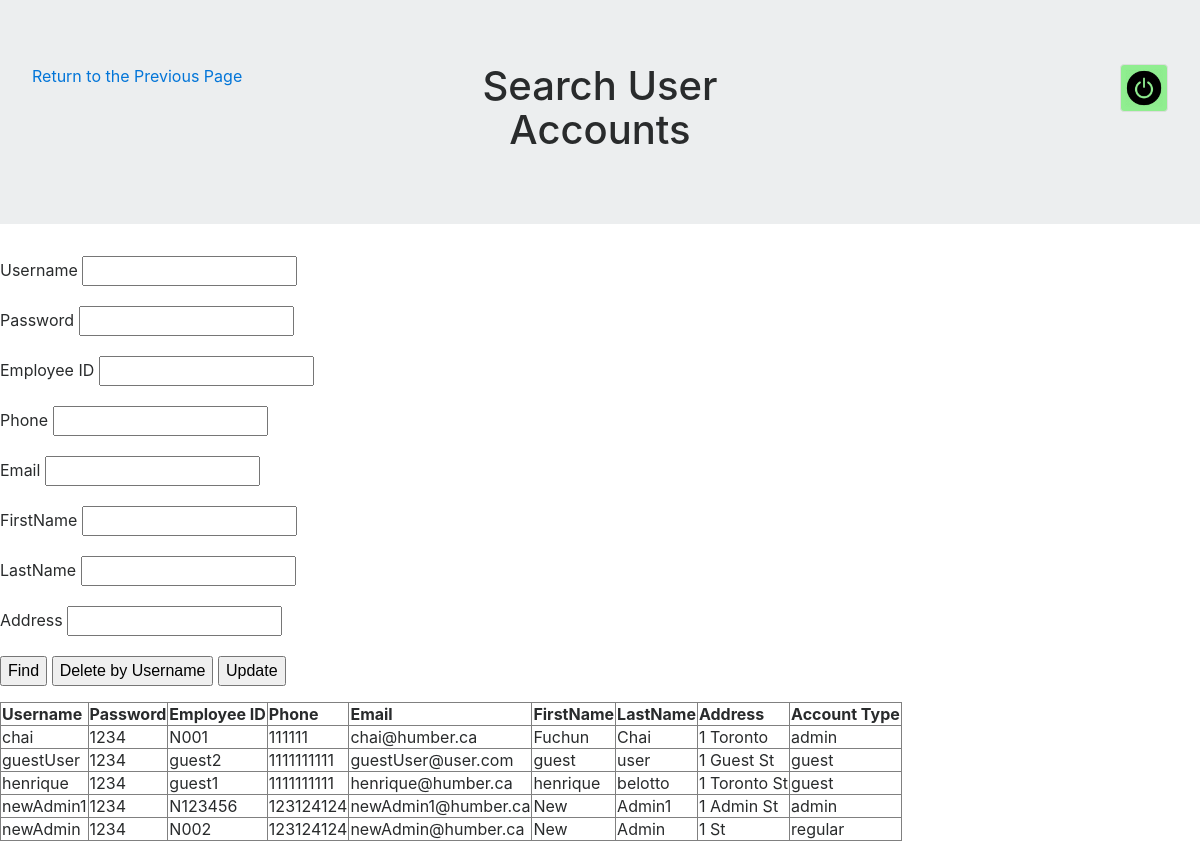
The app's page /search_user.php (signed in) with its own data.
### tables this page shows
CREATE TABLE `useraccounts` (
  `username` varchar(20) NOT NULL,
  `password` varchar(20) NOT NULL,
  `emp_id` varchar(10) NOT NULL,
  `phone` varchar(10) NOT NULL,
  `email` varchar(20) NOT NULL,
  `firstname` varchar(20) NOT NULL,
  `lastname` varchar(20) NOT NULL,
  `address` varchar(50) NOT NULL,
  `category_emp` varchar(100) NOT NULL
);

### search_user.php (the view, shortened to what this page needs)
<?php
function showCurrentUsers()
{
    $dbHost = "localhost";
    $dbUsername = "root";
    $dbPassword = "";
    $dbName = "xyzcompany";
    $con = mysqli_connect($dbHost, $dbUsername, $dbPassword, $dbName)
    or die("Failed to connect.");
    $query = "Select * from useraccounts";
    $result = mysqli_query($con, $query) or die ("query is failed. " . mysqli_error($con));
    echo "<table border='1' >";
    echo "<tr>
            <th>Username</th>
            <th>Password</th>
            <th>Employee ID</th>
            <th>Phone</th>
            <th>Email</th>
            <th>FirstName</th>
            <th>LastName</th>
            <th>Address</th>
             <th>Account Type</th>
          </tr>";
    while (($row = mysqli_fetch_assoc($result)) == true) {
        echo "<tr>
                <td>$row[username]</td>
                <td>$row[password]</td>
                <td>$row[emp_id]</td>
                <td>$row[phone]</td>
                <td>$row[email]</td>
                <td>$row[firstname]</td>
                <td>$row[lastname]</td>
                <td>$row[address]</td>
                <td>$row[category_emp]</td>
              </tr>";
    }
    echo "</table>";
}
?>
</body>
</html>
<!DOCTYPE html>
<html lang="en">
<head>
    <link rel="stylesheet" class="card-link" href="css/bootstrap.css">
    <link rel="stylesheet" type="text/css" href="css/style.css">
</head>
<body>
<?php
if (isset($_SESSION['admin'])) {
    echo '
    <div class="jumbotron bg-secondary row">
        <div class="col text-left">
            <a href="admin_account_main.php">Return to the Previous Page</p></a>
        </div>
        <div class="col text-center">
            <h1>Search User Accounts</h1>
        </div>
        <div class="col text-right">
            <a href="logout.php"><img class="img-thumbnail img-fluid" src="img/logout.png" style="background-color: lightgreen; height: 6vh"></a>
        </div>
    </div>
        <form method="post">
            <p>
                <label>Username</label>
                <input type="text" name="username" value="';
    if (isset($username)) {
        echo $username;
    };
    echo '">
        </p>
        <p>
            <label>Password</label>
            <input type="text" name="password" value="';
    if (isset($password)) {
        echo $password;
    };
    echo '">
        </p>
        <p>
            <label>Employee ID</label>
            <input type="text" name="emp_id" value="';
    if (isset($emp_id)) {
        echo $emp_id;
    };
    echo '">
        </p>
        <p>
            <label>Phone</label>
            <input type="text" name="phone" value="';
    if (isset($phone)) {
        echo $phone;
    };
    echo '">
        </p>
        <p>
            <label>Email</label>
            <input type="text" name="email" value="';
    if (isset($email)) {
        echo $email;
    };
    echo '">
        </p>
        <p>
            <label>FirstName</label>
            <input type="text" name="firstname" value="';
    if (isset($firstname)) {
        echo $firstname;
    };
    echo '">
        </p>
        </p>
        <p>
            <label>LastName</label>
            <input type="text" name="lastname" value="';
    if (isset($lastname)) {
        echo $lastname;
    };
    echo '">
        </p>
        <p>
            <label>Address</label>
            <input type="text" name="address" value="';
    if (isset($address)) {
        echo $address;
    };
    echo '">
        </p>
        <p >
            <button type="submit" value="Find" name="FIND" />Find</button>
            <button type="submit" value="DeleteByUserName" name="DeleteByUserName" >Delete by Username</button>
            <button type="submit" value="update" name="Update" >Update</button>
        </p>
    </form>';
    if (isset($_POST["FIND"])) {
        searchUser();
    } else if (isset($_POST["DeleteByUserName"])) {
        deleteByUsername();
        showCurrentUsers();
    } else {
        showCurrentUsers();
    }
} else {
    header("location:index.php");
}
?>
</body>
</html>

### records on screen
useraccounts: username "chai", password "1234", emp "N001", phone "111111", email "chai@humber.ca", firstname "Fuchun", lastname "Chai", address "1 Toronto", category_emp "admin"
useraccounts: username "guestUser", password "1234", emp "guest2", phone "1111111111", email "guestUser@user.com", firstname "guest", lastname "user", address "1 Guest St", category_emp "guest"
useraccounts: username "henrique", password "1234", emp "guest1", phone "1111111111", email "henrique@humber.ca", firstname "henrique", lastname "belotto", address "1 Toronto St", category_emp "guest"
useraccounts: username "newAdmin1", password "1234", emp "N123456", phone "123124124", email "newAdmin1@humber.ca", firstname "New", lastname "Admin1", address "1 Admin St", category_emp "admin"
useraccounts: username "newAdmin", password "1234", emp "N002", phone "123124124", email "newAdmin@humber.ca", firstname "New", lastname "Admin", address "1 St", category_emp "regular"
